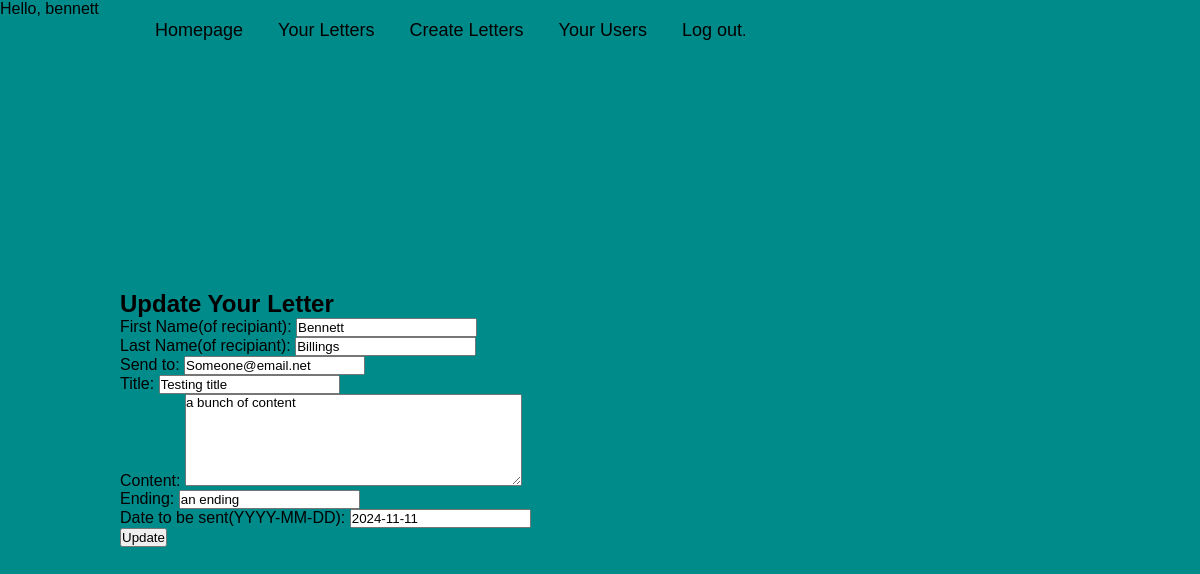
The app's page /letter/1/update (signed in) with its own data.
### letter/models.py (models this page shows, shortened)
class Letter(models.Model):
    first_name = models.CharField(max_length=30, null=True)
    last_name = models.CharField(max_length=30, null=True)
    send_to = models.EmailField()
    title = models.CharField(max_length=50)
    content = models.TextField()
    ending = models.CharField(max_length=50)
    date_to_send = models.DateField()
    submitted = models.DateField(auto_now_add=True)
    class Meta:
        ordering = ['submitted']

### letter/views.py (the view)
# urls.py: path('letter/<slug:pk>/update', views.UpdateLetterView.as_view(), name='update_letter'),
class UpdateLetterView(LoginRequiredMixin, UpdateView):
    login_url = reverse_lazy('login')
    template_name = 'letter/update_letter.html'
    model = Letter
    form_class = LetterForm
    success_url = reverse_lazy('letter')

### letter/forms.py
class LetterForm(ModelForm):
    class Meta:
        model = Letter
        fields = '__all__'
        labels = {
            'first_name': ('First Name(of recipiant)'),
            'last_name': ('Last Name(of recipiant)'),
            'date_to_send': ('''Date to be sent(YYYY-MM-DD)''')
        }
        widgets = {
            'content': Textarea(attrs={'cols': 40, 'rows': 6}),
        }
    class Media:
        css = {
            'all': ('form.css',)
        }

### letter/templates/letter/update_letter.html (shortened to what this page needs)
{% extends 'base.html' %}
{% block content %}
    <div class="update-letter-content">
        <h1>Update Your Letter</h1>
        <div class="update-letter-form">
            <form method="post">
                {{ form.as_p }}
                <input type="submit" value="Update"/>
            </form>
        </div>
    </div>
{% endblock content %}

### proj_site/templates/base.html (shortened to what this page needs)
{% load static %}
<!DOCTYPE html>
<html lang="en">
  <head>
    <link rel="stylesheet" type="text/css" href="{% static 'proj_site/main.css' %}" />
    {% if user.is_authenticated %}
      Hello, {{ user.username }}
    {% else %}
      Hello Person!
    {% endif %}
  </head>
  <body>
      <header class="base-header">
        <nav class="base-navbar">
          {% block topnav %}
          {% url 'create_letter' as create_letter %}
          {% url 'letter' as letter %}
          {% url 'home' as home %}
          {% url 'letter_user' as letter_user %}
          <a class="nav-item{% if request.path == home %} current-page{% endif %}" href="{% url 'home' %}">Homepage</a>
          {% if user.is_authenticated %}
            <a class="nav-item{% if request.path == letter %} current-page{% endif %}" href="{% url 'letter' %}">Your Letters</a>
            <a class="nav-item{% if request.path == create_letter %} current-page{% endif %}" href="{% url 'create_letter' %}">Create Letters</a>
            <a class="nav-item{% if request.path == letter_user %} current-page{% endif %}" href="{% url 'letter_user' %}">Your Users</a>
            <a class="nav-items" href="{% url 'logout' %}?next=/">Log out</a>.
          {% else %}
            Not logged in.
            <a href="{% url 'login' %}?next=/">Log in</a>.
          {% endif %}
          {% endblock topnav %}
        </nav>
      </header>
    <section id="main">
      {% block content %}{% endblock content %}
    </section>
  </body>
</html>

### proj_site/static/proj_site/main.css (style rules this page uses)
* { color: black; margin: 0; padding: 0; box-sizing: border-box; font-family: 'Poppins', sans-serif; }
body { background: darkcyan; }
#main { height: 100vh; background-position: center; display: flex; align-items: center; padding: 0 10%; color: black; }
.base-navbar { position: fixed; top: 0; left: 0; width: 100%; padding: 20px 10%; background: transparent; display: flex; justify-content:left; align-items: center; z-index: 100; }
.base-navbar a { font-size: 18px; color: black; text-decoration: none; font-weight: 500; margin-left: 35px; transition: .3s; }

### records on screen
Letter: first_name "Bennett", last_name "Billings", send_to "Someone@email.net", title "Testing title", content "a bunch of content", ending "an ending", date_to_send "2024-11-11"

### other values on screen
{{ user.username }} "bennett"
